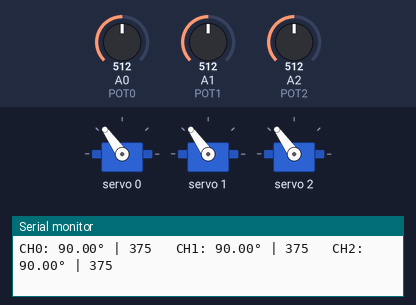
A sketch run on a simulated Arduino Uno, built with avr-gcc and run on an emulated ATmega328P. Shown: 3 × servo, the last lines printed to the serial monitor. The test bench sets the inputs (shaded band); at power-on: A0 (POT0) = 512, A1 (POT1) = 512, A2 (POT2) = 512.

Above: at 1.2 s.
1.3 s: A0 (POT0) set to 554
At 1.8 s:
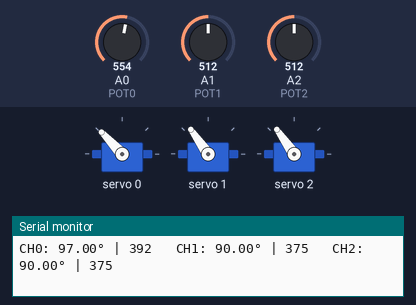
4.3 s: A0 (POT0) set to 576
At 5.3 s:
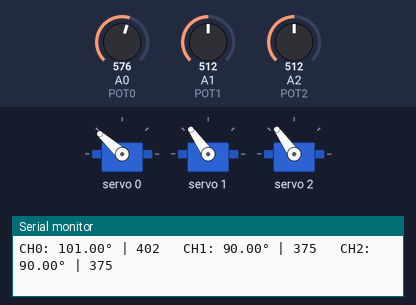
7.3 s: A1 (POT1) set to 561
At 8.1 s:
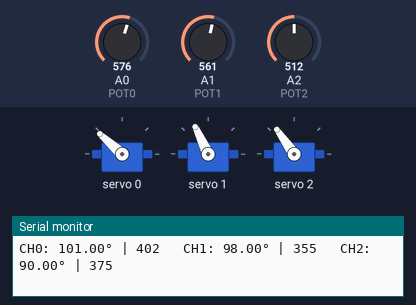
8.8 s: A1 (POT1) set to 576
At 9.5 s:
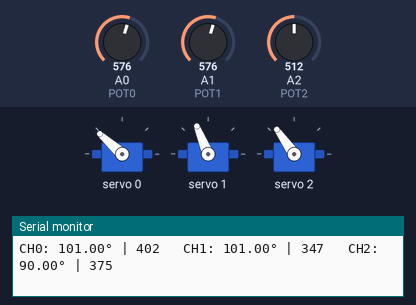
10.3 s: A2 (POT2) set to 554
At 11.5 s:
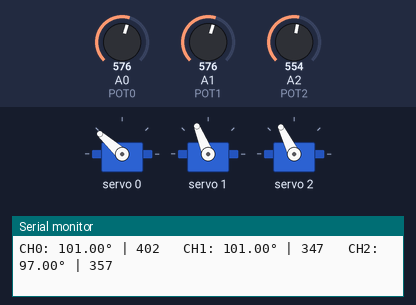
11.8 s: A2 (POT2) set to 583
At 12.8 s:
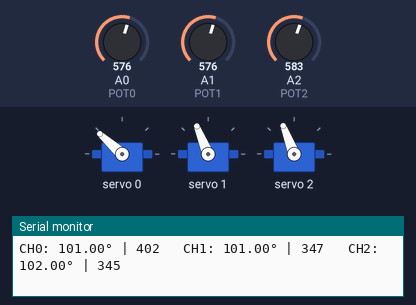
Timing chart, 0 to 14.8 s (numbered marks = the images above; inputs shaded):
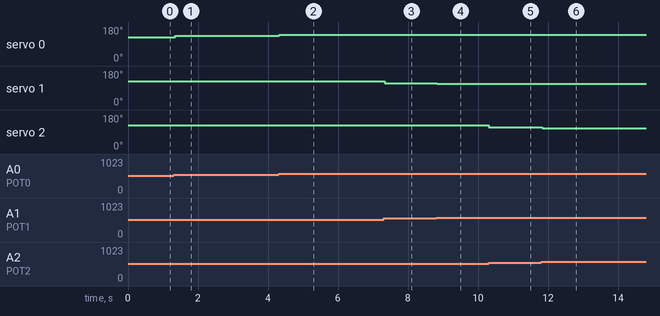

The sketch:

Servo_Calib_THREE_POTS.ino
```cpp
#include <Wire.h>
#include <Adafruit_PWMServoDriver.h>

Adafruit_PWMServoDriver pca = Adafruit_PWMServoDriver();

#define SERVO_MIN 150
#define SERVO_MAX 600

#define POT0 A0   // controls servo channel 0
#define POT1 A1   // controls servo channel 1
#define POT2 A2   // controls servo channel 2

// Permanent direction settings
const bool CH0_REVERSED = false;
const bool CH1_REVERSED = true;   // reversed
const bool CH2_REVERSED = true;   // reversed

uint16_t angleToPulse(float angle, bool reversed) {
  if (reversed) angle = 180.0 - angle;
  angle = constrain(angle, 0.0, 180.0);
  return map((int)angle, 0, 180, SERVO_MIN, SERVO_MAX);
}

void setup() {
  Serial.begin(9600);
  Wire.begin();
  pca.begin();
  pca.setPWMFreq(50);
  delay(10);
}

void loop() {
  // Read pots
  float angle0 = map(analogRead(POT0), 0, 1023, 0, 180);
  float angle1 = map(analogRead(POT1), 0, 1023, 0, 180);
  float angle2 = map(analogRead(POT2), 0, 1023, 0, 180);

  // Convert to pulses
  uint16_t pulse0 = angleToPulse(angle0, CH0_REVERSED);
  uint16_t pulse1 = angleToPulse(angle1, CH1_REVERSED);
  uint16_t pulse2 = angleToPulse(angle2, CH2_REVERSED);

  // Drive servos
  pca.setPWM(0, 0, pulse0);
  pca.setPWM(1, 0, pulse1);
  pca.setPWM(2, 0, pulse2);

  // Debug output
  Serial.print("CH0: ");
  Serial.print(angle0);
  Serial.print("° | ");
  Serial.print(pulse0);

  Serial.print("   CH1: ");
  Serial.print(angle1);
  Serial.print("° | ");
  Serial.print(pulse1);

  Serial.print("   CH2: ");
  Serial.print(angle2);
  Serial.print("° | ");
  Serial.println(pulse2);

  delay(50);
}
```

Measured:
- after the input at 1.3 s, servo 0: 125° → 133° after 0.05 s
- after the input at 4.3 s, servo 0: 133° → 138° at once
- after the input at 7.3 s, servo 1: 125° → 115° at once
- after the input at 8.8 s, servo 1: 115° → 112° at once
- after the input at 10.3 s, servo 2: 125° → 116° at once
- after the input at 11.8 s, servo 2: 116° → 111° at once
